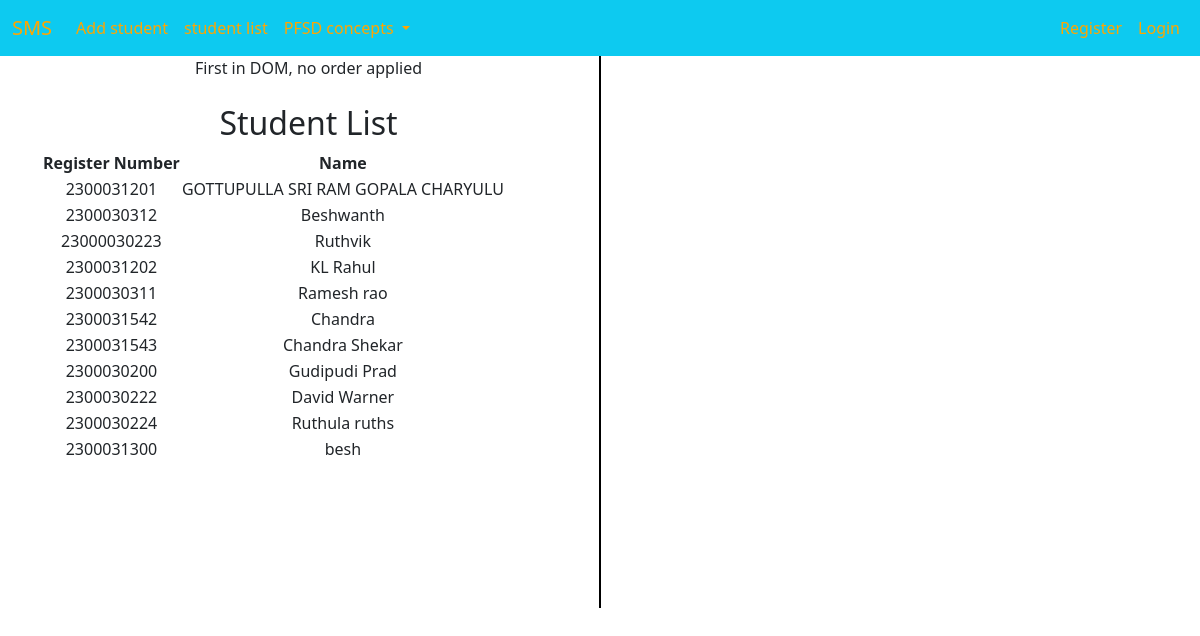
The page /student_list/ on the database its author committed.
### adminapp/models.py (models this page shows, shortened)
class StudentList(models.Model):
    Register_Number = models.CharField(max_length=20, unique=True)
    Name = models.CharField(max_length=100)
    user = models.OneToOneField(User, on_delete=models.CASCADE, null=True)

### adminapp/views.py (the view)
# urls.py: path('student_list/',views.student_list,name='student_list'),
def student_list(request):
    students = models.StudentList.objects.all()
    return render(request, 'adminapp/student_list.html', {'students': students})

### templates/adminapp/student_list.html (shortened to what this page needs)
{% extends 'Navbar/ProjectNavbar.html' %}
{% load static %}
{% block body %}
<div class="container text-center">
  <div class="row">
    <div class="col">
      First in DOM, no order applied
        <br><br>
            <h2>Student List</h2>
<table>
    <tr>
        <th>Register Number</th>
        <th>Name</th>
    </tr>
    {% for student in students %}
    <tr>
        <td>{{ student.Register_Number }}</td>
        <td>{{ student.Name }}</td>
    </tr>
    {% endfor %}
</table>
    </div>
      <br><br><br><br><br><br><br><br><br><br><br><br><br><br><br><br>
      <br><br><br><br><br><br><br>
       <div class="col-auto d-flex align-items-center">
      <div style="border-left: 2px solid black; height: 100%;"></div>
    </div>
    <div class="col">
        <br><br>
    </div>
  </div>
</div>
{% endblock %}

### rows shown on the page
StudentList: Register_Number "2300031201", Name "GOTTUPULLA SRI RAM GOPALA CHARYULU"
StudentList: Register_Number "2300030312", Name "Beshwanth"
StudentList: Register_Number "23000030223", Name "Ruthvik"
StudentList: Register_Number "2300031202", Name "KL Rahul"
StudentList: Register_Number "2300030311", Name "Ramesh rao"
StudentList: Register_Number "2300031542", Name "Chandra"
StudentList: Register_Number "2300031543", Name "Chandra Shekar"
StudentList: Register_Number "2300030200", Name "Gudipudi Prad"
StudentList: Register_Number "2300030222", Name "David Warner"
StudentList: Register_Number "2300030224", Name "Ruthula ruths"
StudentList: Register_Number "2300031300", Name "besh"
